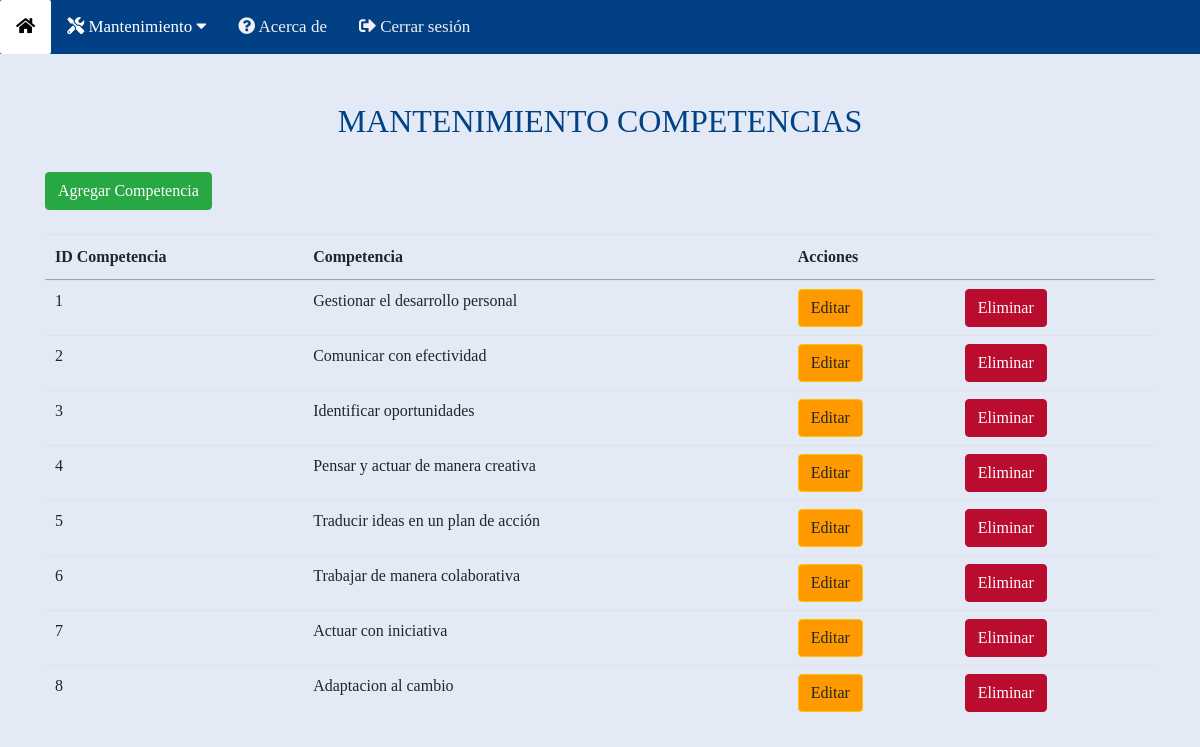
The page /views/index_tipo_criterio.php on the database its author committed.
### tables this page shows
CREATE TABLE `tipo_criterio` (
  `id_tipo_criterio` int(11) NOT NULL,
  `nombre` varchar(256) NOT NULL
);

### controllers/tipo_criterio_controller.php (called while the page is built, shortened)
<?php
require_once("../models/tipo_criterio.php");
class tipo_criterio_controller{
public static function findAll(){
    $coleccion = array();
    $db=Conexion::getConnect();
    $sql=$db->query('SELECT * FROM Tipo_criterio');
    foreach ($sql->fetchAll() as $tipo_criterio) {
        $c= new Tipo_criterio();
        $c->setId_tipo_criterio($tipo_criterio['id_tipo_criterio']);
        $c->setNombre($tipo_criterio['nombre']);
        array_push($coleccion, $c);
    }
    return $coleccion;
}
}

### models/tipo_criterio.php (called while the page is built)
<?php
class Tipo_criterio
{
    private $id_tipo_criterio;
    private $nombre;
    public function getId_tipo_criterio()
    {
        return $this->id_tipo_criterio;
    }
    public function setId_tipo_criterio($id_tipo_criterio)
    {
        $this->id_tipo_criterio = $id_tipo_criterio;
    }
    public function getNombre()
    {
        return $this->nombre;
    }
    public function setNombre($nombre)
    {
        $this->nombre = $nombre;
    }
}

### views/index_tipo_criterio.php (the view, shortened to what this page needs)
<?php require_once("../header.php"); ?>
<link rel="stylesheet" href="./css/style.css">
<link rel="stylesheet" type="text/css" href="https://cdn.datatables.net/1.10.19/css/jquery.dataTables.css">
<body>
  <?php require_once("../navbar.php"); ?>
  <div class="container" style="margin-top:2%;">
    <div class="row justify-content-xl-center">
      <div class="col-xl-12">
        <br>
        <h2>MANTENIMIENTO COMPETENCIAS</h2>
        <br>
        <a class="btn btn-success" href="crear_tipo_criterio.php">Agregar Competencia</a>
        <br><br>
        <div class="table-responsive">
          <table id="mantenimiento" class="table table-hover">
            <thead>
              <tr>
                <th>
                  ID Competencia
                </th>
                <th>
                  Competencia
                </th>
                <th colspan="2">
                  Acciones
                </th>
              </tr>
            </thead>
            <tbody>
              <?php
              $tipo_criterios = tipo_criterio_controller::findAll();
              foreach ($tipo_criterios as $tipo_criterio) { ?>
                <tr>
                  <td><?php echo $tipo_criterio->getId_tipo_criterio(); ?></td>
                  <td><?php echo $tipo_criterio->getNombre(); ?></td>
                  <td><a class="btn btn-warning " href="editar_tipo_criterio.php?id_tipo_criterio=<?php echo $tipo_criterio->getId_tipo_criterio(); ?>">Editar</a></td>
                  <td><a class="btn btn-danger " href="eliminar_tipo_criterio.php?id_tipo_criterio=<?php echo $tipo_criterio->getId_tipo_criterio(); ?>">Eliminar</a></td>
                <?php } ?>
            </tbody>
          </table>
        </div>
      </div>
    </div>
  </div>
</body>

### views/css/style.css (style rules this page uses)
body { margin:0; font-family:candara ; background-color: #e3eaf5; }
h2 { text-align: center; color: #014185; }

### rows shown on the page
tipo_criterio: id_tipo_criterio "1", nombre "Gestionar el desarrollo personal"
tipo_criterio: id_tipo_criterio "2", nombre "Comunicar con efectividad"
tipo_criterio: id_tipo_criterio "3", nombre "Identificar oportunidades"
tipo_criterio: id_tipo_criterio "4", nombre "Pensar y actuar de manera creativa"
tipo_criterio: id_tipo_criterio "5", nombre "Traducir ideas en un plan de acción"
tipo_criterio: id_tipo_criterio "6", nombre "Trabajar de manera colaborativa"
tipo_criterio: id_tipo_criterio "7", nombre "Actuar con iniciativa"
tipo_criterio: id_tipo_criterio "8", nombre "Adaptacion al cambio"
